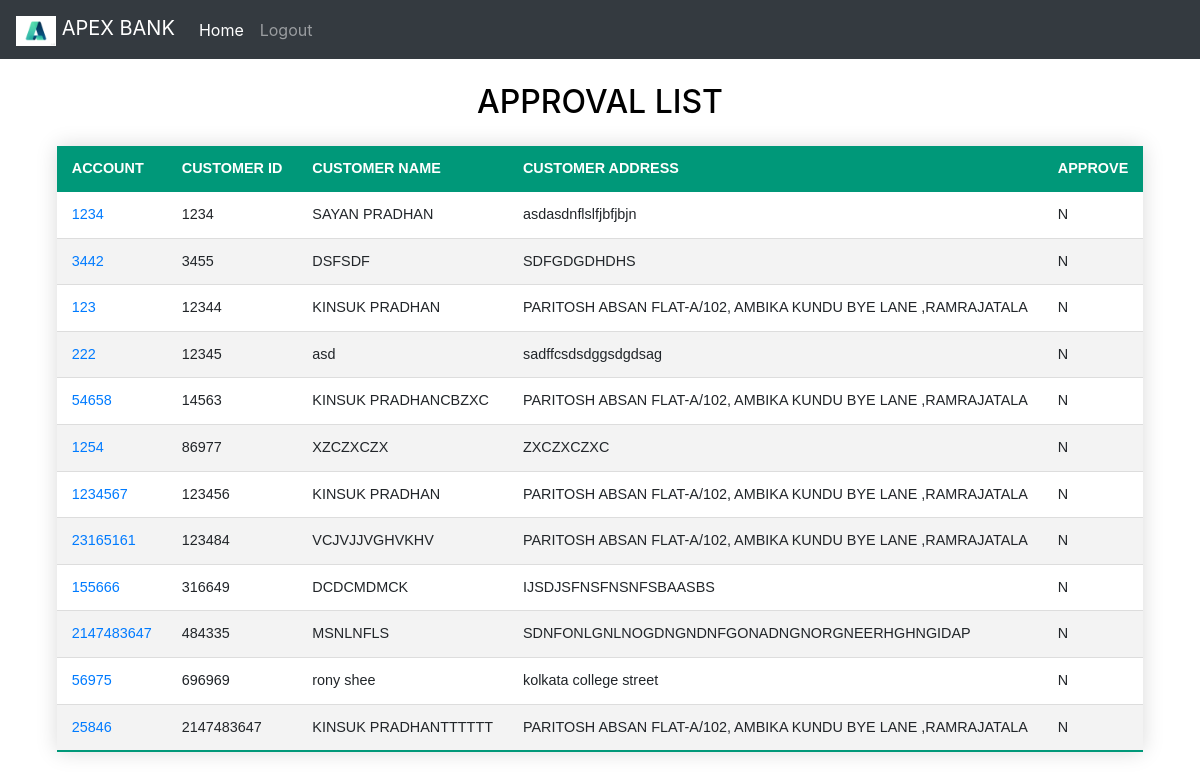
Screenshot of /cus_app.php (signed in) with the database file from the repository.
### tables this page shows
CREATE TABLE `customers` (
  `CUS_ID` int(4) NOT NULL,
  `CUS_PASS` varchar(23) NOT NULL,
  `CUS_NAME` char(20) NOT NULL,
  `CUS_EMAIL` varchar(32) NOT NULL,
  `CUS_ADD` varchar(112) NOT NULL,
  `CUS_MOBILE` bigint(10) NOT NULL,
  `ACC_NO` int(12) NOT NULL,
  `DATE` datetime NOT NULL DEFAULT current_timestamp(),
  `APPROVE` varchar(2) NOT NULL,
  `PAN_NO` bigint(20) NOT NULL
);

### cus_app.php (the view, shortened to what this page needs)
<!DOCTYPE html>
<html lang="en">
<head>
    <link rel="stylesheet" href="https://stackpath.bootstrapcdn.com/bootstrap/4.4.1/css/bootstrap.min.css">
</head>
<link rel="stylesheet" href="styles_2.css">
<body>
    <?php require '_nav1.php' ?>
    <h2 class="text-center pt-4" style="color : black;">APPROVAL LIST</h2>
  <table class="styled-table center"  id='td'>
    <thead>
        <tr>
            <th>ACCOUNT</th>
            <th>CUSTOMER ID</th>
            <th>CUSTOMER NAME</th>
            <th>CUSTOMER ADDRESS</th>
            <th>APPROVE</th>
        </tr>
    </thead>
    <tbody>
<?php
 include '_dbconnect.php';
 $sql = "select * from customers where APPROVE='N'";
 $result = mysqli_query($conn, $sql);
 while($rows1 = mysqli_fetch_assoc($result))
 {
?>
        <tr>
        <td><a href=adminapp.php?ACC_NO=".$row["ACC_NO"]><?php echo $rows1['ACC_NO'] ?></a></td>
         <td><?php echo $rows1['CUS_ID'] ?></td>
         <td><?php echo $rows1['CUS_NAME'] ?></td>
         <TD><?php echo $rows1['CUS_ADD'] ?></TD>
         <td><?php echo $rows1['APPROVE'] ?></td>
        </tr>
        <?php
  }
 ?>
    </tbody>
</table>
</body>
</html>

### styles_2.css (style rules this page uses)
table.center { margin-left: auto; margin-right: auto; }
.styled-table { border-collapse: collapse; margin: 25px 0; font-size: 0.9em; font-family: sans-serif; min-width: 400px; box-shadow: 0 0 20px rgba(0, 0, 0, 0.15); }
.styled-table thead tr { background-color: #009879; color: #ffffff; text-align: left; }
.styled-table th, .styled-table td { padding: 12px 15px; }
.styled-table tbody tr { border-bottom: 1px solid #dddddd; }
.styled-table tbody tr:nth-of-type(even) { background-color: #f3f3f3; }
.styled-table tbody tr:last-of-type { border-bottom: 2px solid #009879; }

### rows the page displays
customers: ACC_NO "1234", CUS_ID "1234", CUS_NAME "SAYAN PRADHAN", CUS_ADD "asdasdnflslfjbfjbjn", APPROVE "N"
customers: ACC_NO "3442", CUS_ID "3455", CUS_NAME "DSFSDF", CUS_ADD "SDFGDGDHDHS", APPROVE "N"
customers: ACC_NO "123", CUS_ID "12344", CUS_NAME "KINSUK PRADHAN", CUS_ADD "PARITOSH ABSAN FLAT-A/102, AMBIKA KUNDU BYE LANE ,RAMRAJATALA", APPROVE "N"
customers: ACC_NO "222", CUS_ID "12345", CUS_NAME "asd", CUS_ADD "sadffcsdsdggsdgdsag", APPROVE "N"
customers: ACC_NO "54658", CUS_ID "14563", CUS_NAME "KINSUK PRADHANCBZXC", CUS_ADD "PARITOSH ABSAN FLAT-A/102, AMBIKA KUNDU BYE LANE ,RAMRAJATALA", APPROVE "N"
customers: ACC_NO "1254", CUS_ID "86977", CUS_NAME "XZCZXCZX", CUS_ADD "ZXCZXCZXC", APPROVE "N"
customers: ACC_NO "1234567", CUS_ID "123456", CUS_NAME "KINSUK PRADHAN", CUS_ADD "PARITOSH ABSAN FLAT-A/102, AMBIKA KUNDU BYE LANE ,RAMRAJATALA", APPROVE "N"
customers: ACC_NO "23165161", CUS_ID "123484", CUS_NAME "VCJVJJVGHVKHV", CUS_ADD "PARITOSH ABSAN FLAT-A/102, AMBIKA KUNDU BYE LANE ,RAMRAJATALA", APPROVE "N"
customers: ACC_NO "155666", CUS_ID "316649", CUS_NAME "DCDCMDMCK", CUS_ADD "IJSDJSFNSFNSNFSBAASBS", APPROVE "N"
customers: ACC_NO "2147483647", CUS_ID "484335", CUS_NAME "MSNLNFLS", CUS_ADD "SDNFONLGNLNOGDNGNDNFGONADNGNORGNEERHGHNGIDAP", APPROVE "N"
customers: ACC_NO "56975", CUS_ID "696969", CUS_NAME "rony shee", CUS_ADD "kolkata college street", APPROVE "N"
customers: ACC_NO "25846", CUS_ID "2147483647", CUS_NAME "KINSUK PRADHANTTTTTT", CUS_ADD "PARITOSH ABSAN FLAT-A/102, AMBIKA KUNDU BYE LANE ,RAMRAJATALA", APPROVE "N"
